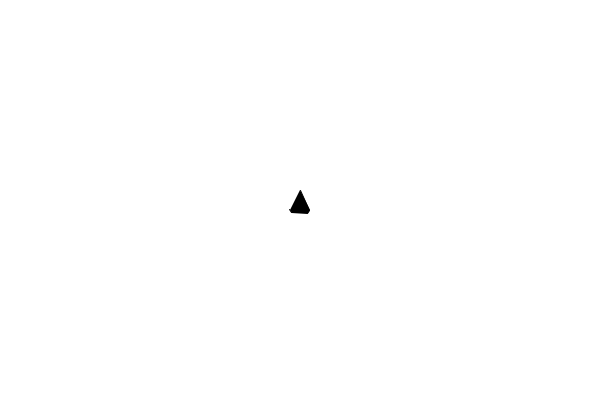
Frame 1 (no input)
Frame 60 (the mouse pressed at the canvas centre just before this capture): identical to frame 1, image omitted
Frame 120 (the mouse held since frame 60 and released just before this capture): identical to frame 1, image omitted

The Processing sketch that drew this single still picture (run headless with seeded random() and noise(); from frame 60 on, the mouse is pressed at the canvas centre):

// Processing sketch: rocketgame
// ── rocketgame.pde
//press the "up""down""left""right""enter" key;
float r=0.001;
float angle=PI;
Mover mover;

void setup(){
  size(600,400);
  background(255);
  smooth();
  mover=new Mover();
}

void draw(){
  background(255);
  mover.update();
  mover.display();
  mover.checkedges();
}
void keyPressed(){
        if(key==CODED){
          if(keyCode==Z){
            mover.update2();
          }else if(keyCode==LEFT){
           angle=angle-0.05;
          }else if(keyCode==RIGHT){
            angle=angle+0.05;
          }
        }else{
           mover.update2();;
          }
  }
class Mover{
    PVector location;
    PVector velocity;
    PVector acceleration;
    float l;
    Mover(){
      acceleration=new PVector(0.0001*sin(PI),0,0001*cos(PI));
      velocity=new PVector(0,0);
      location=new PVector(width/2,height/2);
    }
    void update(){
            velocity.add(acceleration);
            location.add(velocity);
    }
    void update2(){
            velocity=new PVector(sin(-angle),cos(-angle));
            velocity.mult(2);
            acceleration=new PVector(r*sin(PI-angle),r*cos(PI-angle));
            velocity.add(acceleration);
            location.add(velocity);
    }
    void display(){
         stroke(0);
         fill(0);
         pushMatrix();
         translate(location.x,location.y);
         rotate(angle);
         beginShape();
         vertex(0,10);
         vertex(-10,-10);
         vertex(-8,-13);
         vertex(8,-13);
         vertex(10,-10);
         endShape();
         popMatrix();
    }
    void checkedges(){
      if(location.x>width){
        location.x=location.x-width;
      }
      if(location.x<0){
        location.x=location.x+width;
      }
      if(location.y>height){
        location.y=location.y-height;
      }
      if(location.y<0){
        location.y=location.y+height;
      }
    }
}
